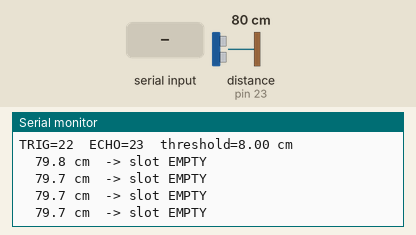
Recording of a sketch running on a simulated Arduino Mega 2560, built with avr-gcc and run on an emulated ATmega2560. On the bench: the last lines printed to the serial monitor. Wiring (inferred from the names in the program): ultrasonic range finder: trigger pin 22; echo pin 23. The inputs (shaded band) are chosen by the test bench; at power-on: distance to the obstacle (sensor on pin 23) 80 cm. The echo pulse lasts 58.3 µs per cm.

Above: at 1.2 s.
1.3 s: distance to the obstacle (sensor on pin 23) set to 2 cm
At 1.74 s:
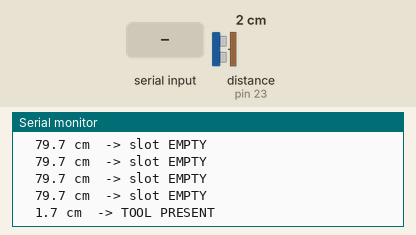
3.3 s: "cab\n" received over Serial
4.8 s: "90/45/200\n" received over Serial
6.3 s: distance to the obstacle (sensor on pin 23) set to 250 cm
At 6.58 s:
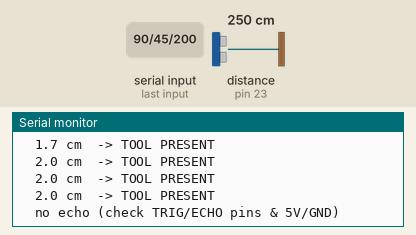

The sketch:

ultrasonic_test.ino
```cpp
/* ============================================================================
   reginsite — TEST: Ultrasonic (HC-SR04) reader  (Arduino Mega 2560)
   ----------------------------------------------------------------------------
   Purpose: verify each per-slot sensor against the wiring table, and find the
   distances that mean "tool present" vs "slot empty" so PRESENT_CM / ABSENT_CM
   can be set in locker_controller.ino.

   Wiring model: EVERY sensor has its OWN TRIG and its OWN ECHO (the shared-TRIG
   design is gone — splitting the build across two Megas made per-sensor TRIG
   affordable, and firing sensors one at a time is what avoids cross-talk).

   Open Serial Monitor @115200, line ending "Newline":
     22/23        -> test the sensor on TRIG=22, ECHO=23
     a0/a1        -> analog pins work too (A0..A15 == D54..D69 on the Mega)
     cab1         -> walk all 4 slots of cabinet 1, one at a time
     t=6.0        -> set the "present" threshold to 6.0 cm
     help         -> show this menu

   Put a tool in the slot, then remove it, and note BOTH distances.

   Mega 1 wiring table (cabinets 1-5, USS 1-20) — TRIG/ECHO:
     cab1: 22/23  24/25  26/27  28/29
     cab2: 30/31  32/33  34/35  36/37
     cab3: 38/39  40/41  42/43  44/45
     cab4: 46/47  48/49  A0/A1  A2/A3
     cab5: A4/A5  A6/A7  A8/A9  A10/A11
   ============================================================================ */

uint8_t TRIG_PIN = 22;
uint8_t ECHO_PIN = 23;
float   THRESHOLD = 8.0;                   // <= this cm = "tool present"

const unsigned long ECHO_TIMEOUT_US  = 12000;  // ~2 m; a dead sensor costs 12ms, not 30
const uint8_t       SENSOR_SETTLE_MS = 60;     // HC-SR04 datasheet measurement cycle

/* Mega 1 cabinet -> {trig, echo} per slot, mirroring locker_controller.ino. */
const uint8_t CAB_PINS[5][4][2] = {
  { {22,23}, {24,25}, {26,27}, {28,29} },
  { {30,31}, {32,33}, {34,35}, {36,37} },
  { {38,39}, {40,41}, {42,43}, {44,45} },
  { {46,47}, {48,49}, {A0,A1}, {A2,A3} },
  { {A4,A5}, {A6,A7}, {A8,A9}, {A10,A11} },
};

float readCm(uint8_t trig, uint8_t echo) {
  if (!trig || !echo) return -1;
  pinMode(trig, OUTPUT);
  pinMode(echo, INPUT);
  digitalWrite(trig, LOW);  delayMicroseconds(2);
  digitalWrite(trig, HIGH); delayMicroseconds(10);
  digitalWrite(trig, LOW);
  unsigned long dur = pulseIn(echo, HIGH, ECHO_TIMEOUT_US);
  return dur == 0 ? -1 : dur * 0.0343 / 2.0;
}

void report(float d) {
  if (d < 0) Serial.println("  no echo (check TRIG/ECHO pins & 5V/GND)");
  else {
    Serial.print("  "); Serial.print(d, 1); Serial.print(" cm  -> ");
    Serial.println(d <= THRESHOLD ? "TOOL PRESENT" : "slot EMPTY");
  }
}

void applyPins() {
  Serial.print("TRIG="); Serial.print(TRIG_PIN);
  Serial.print("  ECHO="); Serial.print(ECHO_PIN);
  Serial.print("  threshold="); Serial.print(THRESHOLD); Serial.println(" cm");
}

void menu() {
  Serial.println();
  Serial.println("== Ultrasonic tester (per-sensor TRIG) ==");
  Serial.println("Type: <trig>/<echo>  e.g. 22/23 or a0/a1  |  cab1..cab5  |  t=<cm>  |  help");
}

/* Parse one pin token: "22" or "a0". Returns 255 on failure. */
uint8_t parsePin(String s) {
  s.trim();
  if (s.length() == 0) return 255;
  if (s.startsWith("a")) {
    int a = s.substring(1).toInt();
    return (a >= 0 && a <= 15) ? (uint8_t)(A0 + a) : 255;
  }
  int n = s.toInt();
  return (n > 1 && n <= 69) ? (uint8_t) n : 255;
}

void sweepCabinet(uint8_t cab) {          // cab is 1-based
  Serial.print("Cabinet "); Serial.print(cab); Serial.println(" — one sensor at a time:");
  for (uint8_t s = 0; s < 4; s++) {
    uint8_t t = CAB_PINS[cab - 1][s][0], e = CAB_PINS[cab - 1][s][1];
    Serial.print("  slot "); Serial.print(s + 1);
    Serial.print("  TRIG="); Serial.print(t);
    Serial.print(" ECHO=");  Serial.println(e);
    report(readCm(t, e));
    delay(SENSOR_SETTLE_MS);              // never fire two sensors back to back
  }
}

void setup() {
  Serial.begin(115200);
  menu();
  applyPins();
}

void loop() {
  if (Serial.available()) {
    String s = Serial.readStringUntil('\n');
    s.trim();
    s.toLowerCase();

    if (s == "help") { menu(); }
    else if (s.startsWith("t=")) { THRESHOLD = s.substring(2).toFloat(); applyPins(); }
    else if (s.startsWith("cab")) {
      int c = s.substring(3).toInt();
      if (c >= 1 && c <= 5) sweepCabinet(c);
      else Serial.println("cab1..cab5 only");
      return;
    }
    else if (s.indexOf('/') > 0) {
      uint8_t t = parsePin(s.substring(0, s.indexOf('/')));
      uint8_t e = parsePin(s.substring(s.indexOf('/') + 1));
      if (t == 255 || e == 255) Serial.println("Bad pins. Use <trig>/<echo>, e.g. 22/23 or a0/a1");
      else { TRIG_PIN = t; ECHO_PIN = e; applyPins(); }
    }
    else if (s.length()) Serial.println("Use <trig>/<echo> (e.g. 22/23), cab1..cab5, or t=<cm>");
  }

  report(readCm(TRIG_PIN, ECHO_PIN));
  delay(300);
}
```

Measured:
- after the input at 1.3 s, the serial monitor: prints a new line after 0.24 s (image 1)
- after the input at 6.3 s, the serial monitor: prints a new line after 0.07 s (image 2)
